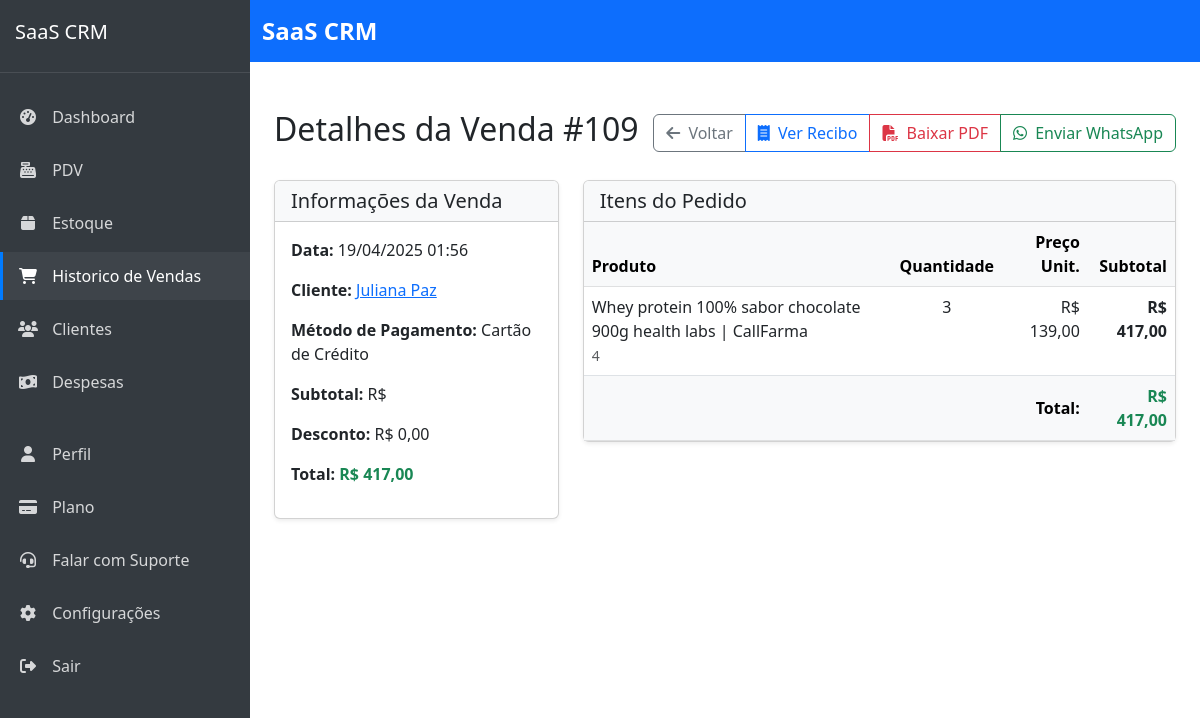
Page /sistema/vendas/109/ (signed in) on the committed database.
### sales/models.py (models this page shows, shortened)
class Sale(models.Model):
    STATUS_CHOICES = (
        ('pending', 'Pendente'),
        ('paid', 'Pago'),
        ('cancelled', 'Cancelado'),
    )
    company = models.ForeignKey(Company, on_delete=models.CASCADE, verbose_name='Empresa', related_name='sales')
    customer = models.ForeignKey(
        'customers.Customer',
        on_delete=models.SET_NULL,
        null=True,
        blank=True,
        related_name='sales'
    )
    payment_method = models.ForeignKey(PaymentMethod, on_delete=models.PROTECT, verbose_name='Método de Pagamento', related_name='sales')
    created_by = models.ForeignKey(settings.AUTH_USER_MODEL, on_delete=models.PROTECT, null=True, blank=True, verbose_name='Criado por', related_name='sales_created')
    status = models.CharField('Status', max_length=20, choices=STATUS_CHOICES, default='pending')
    total = models.DecimalField('Total', max_digits=10, decimal_places=2, default=0)
    discount = models.DecimalField('Desconto', max_digits=10, decimal_places=2, default=0)
    cost_total = models.DecimalField('Custo Total', max_digits=10, decimal_places=2, default=0)
    profit = models.DecimalField('Lucro', max_digits=10, decimal_places=2, default=0)
    profit_margin = models.DecimalField('Margem de Lucro', max_digits=5, decimal_places=2, default=0)
    notes = models.TextField('Observações', blank=True, null=True)
    created_at = models.DateTimeField('Criado em', auto_now_add=True)
    updated_at = models.DateTimeField('Atualizado em', auto_now=True)
    is_canceled = models.BooleanField(default=False)
    canceled_at = models.DateTimeField(null=True, blank=True)
    canceled_by = models.ForeignKey(
        settings.AUTH_USER_MODEL, on_delete=models.SET_NULL,
        null=True, blank=True, related_name='canceled_sales'
    )
    access_token = models.UUIDField(default=uuid.uuid4, editable=False)
    class Meta:
        verbose_name = 'Venda'
        verbose_name_plural = 'Vendas'
        ordering = ['-created_at']

class PaymentMethod(models.Model):
    company = models.ForeignKey(Company, on_delete=models.CASCADE, verbose_name='Empresa', related_name='payment_methods')
    name = models.CharField('Nome', max_length=100)
    description = models.TextField('Descrição', blank=True, null=True)
    is_active = models.BooleanField('Ativo', default=True)
    created_at = models.DateTimeField('Criado em', default=timezone.now)
    updated_at = models.DateTimeField('Atualizado em', default=timezone.now)
    class Meta:
        verbose_name = 'Método de Pagamento'
        verbose_name_plural = 'Métodos de Pagamento'
        ordering = ['name']
        unique_together = ['company', 'name']  # Prevent duplicate payment methods within same company

class SaleItem(models.Model):
    sale = models.ForeignKey(Sale, on_delete=models.CASCADE, verbose_name='Venda', related_name='items')
    product = models.ForeignKey(Product, on_delete=models.PROTECT, verbose_name='Produto', related_name='sale_items')
    quantity = models.PositiveIntegerField('Quantidade', default=1)
    price = models.DecimalField('Preço', max_digits=10, decimal_places=2)
    cost_price = models.DecimalField('Custo', max_digits=10, decimal_places=2, null=True, blank=True)
    subtotal = models.DecimalField('Subtotal', max_digits=10, decimal_places=2, default=0)
    class Meta:
        verbose_name = 'Item da Venda'
        verbose_name_plural = 'Itens da Venda'

### customers/models.py (models this page shows, shortened)
class Customer(models.Model):
    company = models.ForeignKey(Company, on_delete=models.CASCADE, verbose_name='Empresa', related_name='customers')
    name = models.CharField('Nome', max_length=100)
    email = models.EmailField('E-mail', max_length=100, blank=True, null=True)
    phone = models.CharField('Telefone', max_length=20, blank=True, null=True)
    address = models.CharField('Endereço', max_length=200, blank=True, null=True)
    city = models.CharField('Cidade', max_length=100, blank=True, null=True)
    state = models.CharField('Estado', max_length=2, blank=True, null=True)
    zipcode = models.CharField('CEP', max_length=9, blank=True, null=True)
    notes = models.TextField('Observações', blank=True, null=True)
    is_active = models.BooleanField('Ativo', default=True)
    loyalty_points = models.IntegerField('Pontos de Fidelidade', default=0)
    loyalty_tier = models.ForeignKey(LoyaltyTier, on_delete=models.SET_NULL, null=True, blank=True, verbose_name='Nível de Fidelidade')
    birthday = models.DateField('Data de Nascimento', null=True, blank=True)
    created_at = models.DateTimeField('Criado em', auto_now_add=True)
    updated_at = models.DateTimeField('Atualizado em', auto_now=True)
    class Meta:
        verbose_name = 'Cliente'
        verbose_name_plural = 'Clientes'
        ordering = ['name']
        unique_together = [['company', 'email'], ['company', 'phone']]  # Prevent duplicate contacts within same company

### products/models.py (models this page shows, shortened)
class Product(models.Model):
    company = models.ForeignKey(Company, on_delete=models.CASCADE, verbose_name='Empresa', related_name='products')
    name = models.CharField('Nome', max_length=100)
    code = models.CharField('Código', max_length=50, unique=True, blank=True, null=True)
    description = models.TextField('Descrição', blank=True, null=True)
    category = models.ForeignKey(Category, on_delete=models.CASCADE, verbose_name='Categoria', related_name='products')
    price = models.DecimalField('Preço', max_digits=10, decimal_places=2)
    cost = models.DecimalField('Custo', max_digits=10, decimal_places=2)
    stock_quantity = models.PositiveIntegerField('Quantidade em estoque', default=0)
    stock_alert_level = models.PositiveIntegerField('Nível de alerta de estoque', default=10)
    barcode = models.CharField('Código de barras', max_length=100, blank=True, null=True)
    image = models.ImageField('Imagem', upload_to='products/', blank=True, null=True)
    is_active = models.BooleanField('Ativo', default=True)
    has_variations = models.BooleanField('Possui variações', default=False)
    created_at = models.DateTimeField('Criado em', auto_now_add=True)
    updated_at = models.DateTimeField('Atualizado em', auto_now=True)
    class Meta:
        verbose_name = 'Produto'
        verbose_name_plural = 'Produtos'
        ordering = ['name']
        unique_together = [['company', 'code'], ['company', 'barcode']]  # Prevent duplicate codes/barcodes within same company

### sales/views.py (the view)
# urls.py: path('<int:pk>/', views.sale_detail, name='sale_detail'),
@login_required
def sale_detail(request, pk):
    sale = get_object_or_404(
        Sale.objects.select_related('customer', 'payment_method')
        .prefetch_related('items__product'),
        id=pk,
        company=request.user.company
    )
    context = {
        'sale': sale,
        'weasyprint_available': WEASYPRINT_AVAILABLE,
    }
    return render(request, 'sales/sale_detail.html', context)

### saas_crm/urls.py (called while the page is built)
    def __call__(self, request):
        if request.user.is_authenticated and request.user.is_superuser and 'impersonate_user_id' in request.session:
            user_id = request.session['impersonate_user_id']
            try:
                request.real_user = request.user
                request.user = User.objects.get(pk=user_id)
                request.is_impersonating = True
            except User.DoesNotExist:
                del request.session['impersonate_user_id']
        response = self.get_response(request)
        return response

### templates/sales/sale_detail.html (shortened to what this page needs)
{% extends 'core/base.html' %}
{% load static %}
{% load humanize %}
{% block content %}
<div class="container mt-4">
    <div class="d-flex justify-content-between align-items-center mb-4">
        <h1 class="h2">Detalhes da Venda #{{ sale.id }}</h1>
        <div class="btn-group">
            <a href="{% url 'sales:sale_list' %}" class="btn btn-outline-secondary">
                <i class="fas fa-arrow-left me-1"></i> Voltar
            </a>
            <a href="{% url 'sales:sale_receipt' sale.id %}" class="btn btn-outline-primary">
                <i class="fas fa-receipt me-1"></i> Ver Recibo
            </a>
            {% if weasyprint_available %}
            <a href="{% url 'sales:sale_pdf' sale.id %}" class="btn btn-outline-danger">
                <i class="fas fa-file-pdf me-1"></i> Baixar PDF
            </a>
            {% endif %}
            {% if sale.customer and sale.customer.phone %}
            <a href="{% url 'sales:sale_pdf' sale.id %}?whatsapp=true" class="btn btn-outline-success">
                <i class="fab fa-whatsapp me-1"></i> Enviar WhatsApp
            </a>
            {% endif %}
        </div>
    </div>
    <div class="row">
        <div class="col-md-4">
            <div class="card shadow-sm mb-4">
                <div class="card-header bg-light">
                    <h5 class="card-title mb-0">Informações da Venda</h5>
                </div>
                <div class="card-body">
                    <p><strong>Data:</strong> {{ sale.created_at|date:"d/m/Y H:i" }}</p>
                    <p><strong>Cliente:</strong>
                        {% if sale.customer %}
                            <a href="{% url 'customers:customer_detail' sale.customer.id %}">{{ sale.customer.name }}</a>
                        {% else %}
                            <span class="text-muted">Não informado</span>
                        {% endif %}
                    </p>
                    <p><strong>Método de Pagamento:</strong>
                        {% if sale.payment_method %}
                            {{ sale.payment_method.name }}
                        {% else %}
                            <span class="text-muted">Não informado</span>
                        {% endif %}
                    </p>
                    <p><strong>Subtotal:</strong> R$ {{ sale.subtotal|floatformat:2|intcomma }}</p>
                    <p><strong>Desconto:</strong> R$ {{ sale.discount|floatformat:2|intcomma }}</p>
                    <p><strong>Total:</strong> <span class="fw-bold text-success">R$ {{ sale.total|floatformat:2|intcomma }}</span></p>
                </div>
            </div>
        </div>
        <div class="col-md-8">
            <div class="card shadow-sm">
                <div class="card-header bg-light">
                    <h5 class="card-title mb-0">Itens do Pedido</h5>
                </div>
                <div class="card-body p-0">
                    <div class="table-responsive">
                        <table class="table table-hover mb-0">
                            <thead class="table-light">
                                <tr>
                                    <th>Produto</th>
                                    <th class="text-center">Quantidade</th>
                                    <th class="text-end">Preço Unit.</th>
                                    <th class="text-end">Subtotal</th>
                                </tr>
                            </thead>
                            <tbody>
                                {% for item in sale.items.all %}
                                <tr>
                                    <td>
                                        <div class="fw-medium">{{ item.product.name }}</div>
                                        <small class="text-muted">{{ item.product.code }}</small>
                                    </td>
                                    <td class="text-center">{{ item.quantity }}</td>
                                    <td class="text-end">R$ {{ item.price|floatformat:2|intcomma }}</td>
                                    <td class="text-end fw-bold">R$ {{ item.subtotal|floatformat:2|intcomma }}</td>
                                </tr>
                                {% endfor %}
                            </tbody>
                            <tfoot class="table-light">
                                <tr>
                                    <td colspan="3" class="text-end fw-bold">Total:</td>
                                    <td class="text-end fw-bold text-success">R$ {{ sale.total|floatformat:2|intcomma }}</td>
                                </tr>
                            </tfoot>
                        </table>
                    </div>
                </div>
            </div>
        </div>
    </div>
</div>
{% endblock %}

### templates/core/base.html (style rules this page uses)
body { display: flex; min-height: 100vh; flex-direction: column; }

### rows in the picture
Sale: id "109", created_at "19/04/2025 01:56", customer.name "Juliana Paz", payment_method.name "Cartão de Crédito", discount "0,00", total "417,00"
SaleItem: product.name "Whey protein 100% sabor chocolate 900g health labs | CallFarma", product.code "4", quantity "3", price "139,00", subtotal "417,00"
